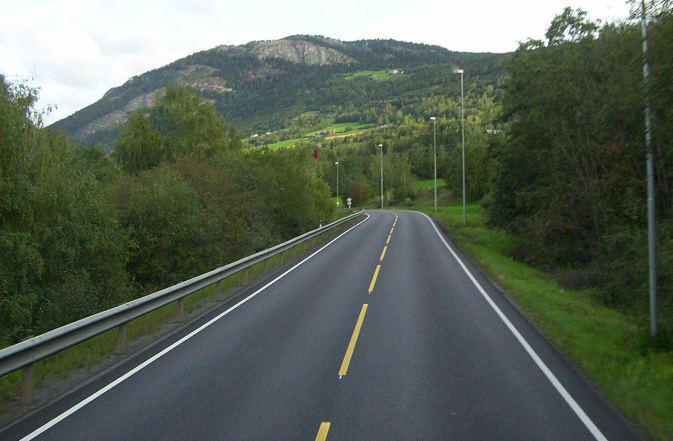
#> input picture dane/norway.jpg, 1346 x 882 px (shown at 1/2 size)
$ jupyter execute Lab5_zadanie_Hough.ipynb
#> lines starting #> are read from the running program, lines starting #| are printed output that depends on the picture
### Laboratorium 5 - zadania - transformacja Hougha

[cell 1]
import cv2
import numpy as np
import matplotlib.pyplot as plt

#### Zadanie 1

Zbadaj wpływ parametrów transformacji Hougha na jakość detekcji prostych na przykładzie obrazu `norway`. Wykorzystaj ulubiony detektor krawędzi i zaprezentuj jego wynik przed użyciem transformacji Hougha. Zapoznaj się z dokumentacją funkcji [`cv2.HoughLines`](https://docs.opencv.org/4.5.3/dd/d1a/group__imgproc__feature.html#ga46b4e588934f6c8dfd509cc6e0e4545a), zwłaszcza parametrami sterującymi rozdzielczością `rho`, `theta` oraz progiem (`threshold`). Błędnie dobrany próg może szczególnie negatywnie wpłynąć na wyniki.

Zacznij od znalezienia odpowiednich parametrów detektora krawędzi - jeśli na tym etapie wyniki będą słabe, to dalej będzie tylko gorzej (_garbage-in, garbage-out_) - ale nie skupiaj się na badaniu ich wpływu na wyniki.

Zadanie _nie_ polega na zrobieniu grid searcha parametrów transformacji Hougha, tylko na zrozumieniu zachowania parametrów `rho` i `theta`, oraz wpływu progu.

Ostateczny rezultat zaprezentuj w postaci odcinków naniesionych na kopię obrazu wejściowego (patrz komórka `[3]`).

[cell 2]
norway = cv2.imread('dane/norway.jpg')
#> norway is the input picture: shape (882, 1346, 3); mean B, G, R 87, 99.6, 89.3
plt.subplots(1, 1, figsize=(10,10))[1].imshow(norway[..., ::-1]);

[cell 3]
def rhotheta2xy(line):
    # konwersja parametrów prostej w układzie rho-theta do odcinka w układzie kartezjańskim
    # wynik można użyć jako argumenty funkcji cv2.line
    rho, theta = line[0]
    a = np.cos(theta)
    b = np.sin(theta)
    x0 = a*rho
    y0 = b*rho
    x1 = int(x0 + 5000*(-b))
    y1 = int(y0 + 5000*(a))
    x2 = int(x0 - 5000*(-b))
    y2 = int(y0 - 5000*(a))
    return x1, y1, x2, y2

Rozwiązanie:

[cell 4]
norway_gray = cv2.imread('dane/norway.jpg' , cv2.IMREAD_GRAYSCALE)
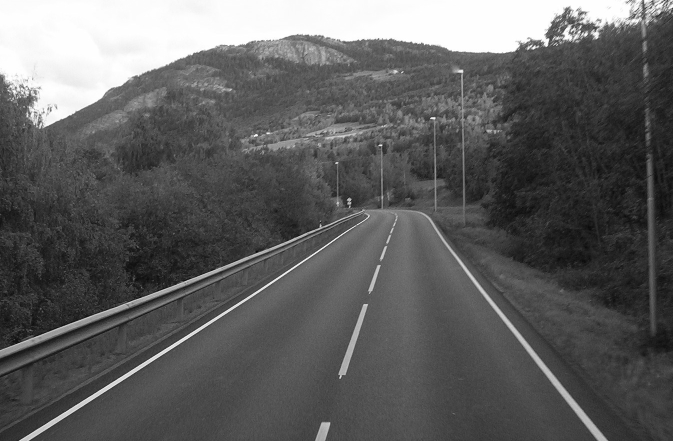
#> norway_gray: shape (882, 1346) (shown at 1/2 size); min 1, max 255, mean 95.1

dst = cv2.Canny(norway_gray, 50, 200, None, 3)
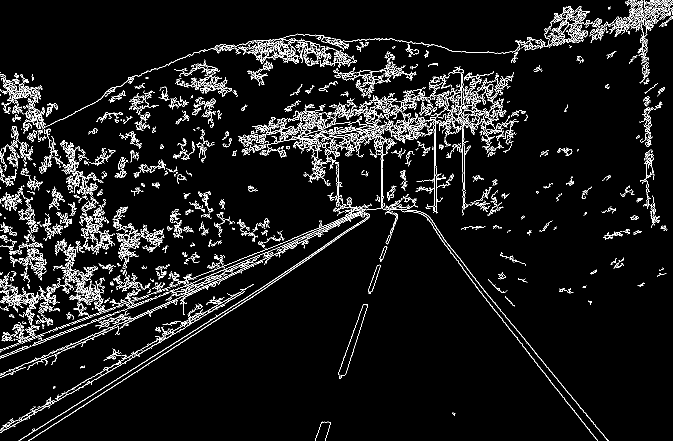
#> dst: shape (882, 1346) (shown at 1/2 size); 6.2% white in thin lines or dots

cdst = cv2.cvtColor(dst, cv2.COLOR_GRAY2BGR)
#> cdst: shape (882, 1346, 3); 6.2% white in thin lines or dots

lines = cv2.HoughLines(dst, 1.5, np.pi / 180, 350, None, 0, 0)
#> lines = 106 rows, first 8: [766.5, 1.01], [771, 0.995], [745.5, 1.05], [-388.5, 2.46], [568.5, 1.13], [769.5, 0.977], [657, 1.2], [751.5, 1.05]

for line in lines:
    x1, y1, x2, y2 = rhotheta2xy(line)
    pt1 = (x1, y1)
    pt2 = (x2, y2)
    cv2.line(cdst, pt1, pt2, (0,0,255), 3, cv2.LINE_AA)
#> this loop made 106 passes
#> (rho in rhotheta2xy, theta in rhotheta2xy, a in rhotheta2xy, b in rhotheta2xy, x0 in rhotheta2xy, y0 in rhotheta2xy, x1, y1) on passes 1 to 12: (766.5, 1.01, 0.53, 0.848, 406.2, 650, -3834, 3299), (771, 0.995, 0.545, 0.839, 419.9, 646.6, -3773, 3369), (745.5, 1.05, 0.5, 0.866, 372.7, 645.6, -3957, 3145), (-388.5, 2.46, -0.777, 0.629, 301.9, -244.5, -2844, -4130), (568.5, 1.13, 0.423, 0.906, 240.3, 515.2, -4291, 2628), (769.5, 0.977, 0.559, 0.829, 430.3, 637.9, -3714, 3433), (657, 1.2, 0.358, 0.934, 235.4, 613.4, -4432, 2405), (751.5, 1.05, 0.5, 0.866, 375.7, 650.8, -3954, 3150), (691.5, 1.15, 0.407, 0.914, 281.3, 631.7, -4286, 2665), (688.5, 1.15, 0.407, 0.914, 280, 629, -4287, 2662), (655.5, 1.22, 0.342, 0.94, 224.2, 616, -4474, 2326), (445.5, 1.24, 0.326, 0.946, 145, 421.2, -4582, 2049)
#> line on passes 45 to 50: [[606, 1.1]], [[429, 1.26]], [[420, 1.26]], [[459, 1.22]], [[394.5, 1.29]], [[571.5, 1.12]]
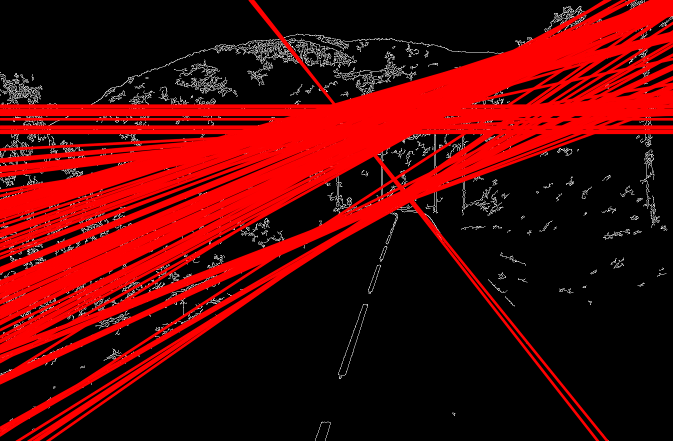
#> cdst: shape (882, 1346, 3) (shown at 1/2 size); mean B, G, R 5.3, 5.3, 82.3

[cell 5]
cv2.imwrite('linesDetected.jpg', cdst)
#> Out = True

[cell 6]
edges = cv2.Canny(norway_gray,50,150,apertureSize=3)
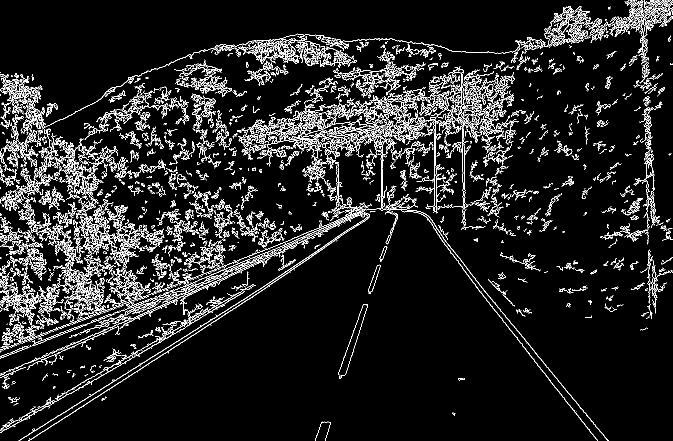
#> edges: shape (882, 1346) (shown at 1/2 size); 8.4% white in thin lines or dots

# Apply HoughLinesP method to
# to directly obtain line end points
lines_list =[]
lines = cv2.HoughLinesP(
            edges, # Input edge image
            1, # Distance resolution in pixels
            np.pi/180, # Angle resolution in radians
            threshold=100, # Min number of votes for valid line
            minLineLength=55, # Min allowed length of line
            maxLineGap=12 # Max allowed gap between line for joining them
            )

cdstP = cv2.cvtColor(norway_gray, cv2.COLOR_GRAY2BGR)

# Iterate over points
for points in lines:
      # Extracted points nested in the list
    x1,y1,x2,y2=points[0]
    # Draw the lines joing the points
    # On the original image
    cv2.line(cdstP,(x1,y1),(x2,y2),(0,0,255),3, cv2.LINE_AA)
    # Maintain a simples lookup list for points
    lines_list.append([(x1,y1),(x2,y2)])
#> this loop made 904 passes
#> points on passes 1 to 3: [[37, 881, 448, 624]], [[127, 837, 575, 546]], [[189, 752, 507, 569]]
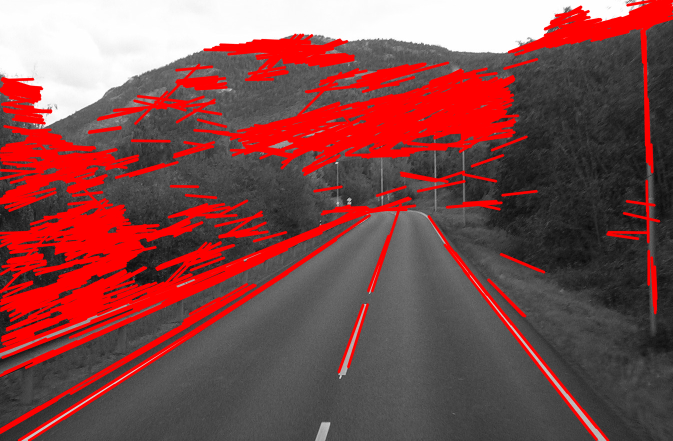
#> cdstP: shape (882, 1346, 3) (shown at 1/2 size); mean B, G, R 76.7, 76.7, 129.1

# Save the result image
cv2.imwrite('detectedLines.png',cdstP)
#> Out = True

#### Zadanie 2

Dany jest obraz `pillbox`. Wykorzystaj transformację Hougha dla prostych, aby wykryć krawędzie między komórkami organizera.

Dla odmiany, w tym zadaniu nie jest istotne badanie parametrów ale wyłącznie końcowy wynik.

[cell 7]
pillbox = cv2.imread('pillbox.png')
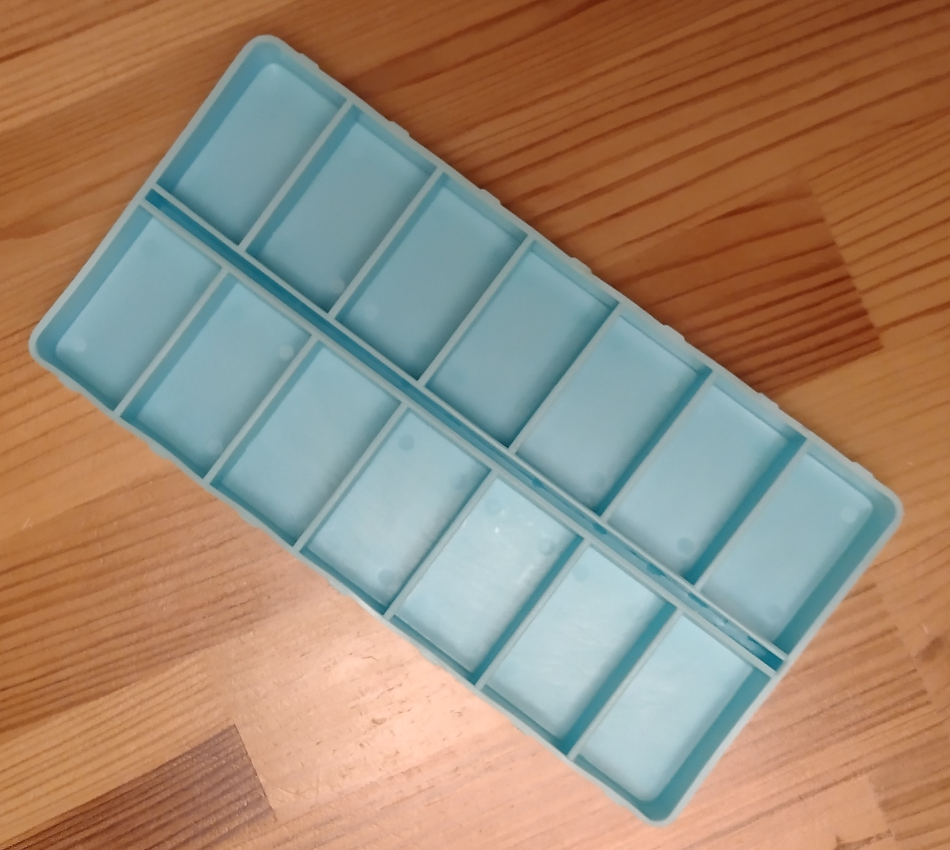
#> input picture dane/pillbox.png, 1900 x 1700 px, found by its file name (shown at 1/2 size)
#> pillbox is the input picture: shape (1700, 1900, 3); mean B, G, R 116, 136.2, 157.1
plt.subplots(1, 1, figsize=(8,8))[1].imshow(pillbox[..., ::-1]);
